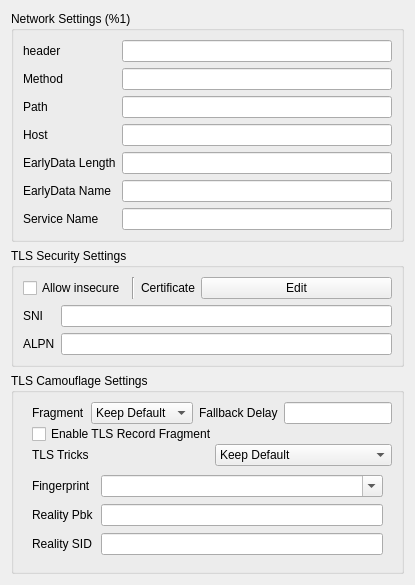
    <widget class="QWidget" name="right_all_w" native="true">
     <property name="sizePolicy">
      <sizepolicy hsizetype="Preferred" vsizetype="Maximum">
       <horstretch>0</horstretch>
       <verstretch>0</verstretch>
      </sizepolicy>
     </property>
     <property name="minimumSize">
      <size>
       <width>400</width>
       <height>0</height>
      </size>
     </property>
     <property name="toolTip">
      <string/>
     </property>
     <layout class="QVBoxLayout" name="right_layout">
      <property name="sizeConstraint">
       <enum>QLayout::SizeConstraint::SetDefaultConstraint</enum>
      </property>
      <item>
       <widget class="QGroupBox" name="network_box">
        <property name="sizePolicy">
         <sizepolicy hsizetype="Preferred" vsizetype="Maximum">
          <horstretch>0</horstretch>
          <verstretch>0</verstretch>
         </sizepolicy>
        </property>
        <property name="title">
         <string>Network Settings (%1)</string>
        </property>
        <layout class="QGridLayout" name="gridLayout">
         <item row="2" column="1">
          <widget class="MyLineEdit" name="path"/>
         </item>
         <item row="4" column="1">
          <widget class="MyLineEdit" name="ws_early_data_length"/>
         </item>
         <item row="2" column="0">
          <widget class="QLabel" name="path_l">
           <property name="toolTip">
            <string notr="true">&lt;html&gt;&lt;head/&gt;&lt;body&gt;&lt;p&gt;http path (ws/http/httpUpgrade)&lt;/p&gt;&lt;p&gt;serviceName (gRPC)&lt;/p&gt;&lt;/body&gt;&lt;/html&gt;</string>
           </property>
           <property name="text">
            <string notr="true">Path</string>
           </property>
          </widget>
         </item>
         <item row="5" column="0">
          <widget class="QLabel" name="ws_early_data_name_l">
           <property name="text">
            <string notr="true">EarlyData Name</string>
           </property>
          </widget>
         </item>
         <item row="0" column="1">
          <widget class="QLineEdit" name="headers"/>
         </item>
         <item row="1" column="1">
          <widget class="QLineEdit" name="method"/>
         </item>
         <item row="0" column="0">
          <widget class="QLabel" name="headers_l">
           <property name="sizePolicy">
            <sizepolicy hsizetype="Maximum" vsizetype="Preferred">
             <horstretch>0</horstretch>
             <verstretch>0</verstretch>
            </sizepolicy>
           </property>
           <property name="toolTip">
            <string notr="true">&lt;html&gt;&lt;head/&gt;&lt;body&gt;&lt;p&gt;Headers in space seperated key value pair:&lt;/p&gt;&lt;p&gt;key1=val1 key2=&amp;quot;multi word val2&amp;quot; &amp;quot;multi word key3&amp;quot;=val3&lt;/p&gt;&lt;/body&gt;&lt;/html&gt;</string>
           </property>
           <property name="whatsThis">
            <string>&lt;html&gt;&lt;head/&gt;&lt;body&gt;&lt;p&gt;&lt;br/&gt;&lt;/p&gt;&lt;/body&gt;&lt;/html&gt;</string>
           </property>
           <property name="text">
            <string notr="true">header</string>
           </property>
          </widget>
         </item>
         <item row="4" column="0">
          <widget class="QLabel" name="ws_early_data_length_l">
           <property name="text">
            <string notr="true">EarlyData Length</string>
           </property>
          </widget>
         </item>
         <item row="3" column="0">
          <widget class="QLabel" name="host_l">
           <property name="toolTip">
            <string notr="true">&lt;html&gt;&lt;head/&gt;&lt;body&gt;&lt;p&gt;http host (ws/http/httpUpgrade)&lt;/p&gt;&lt;/body&gt;&lt;/html&gt;</string>
           </property>
           <property name="text">
            <string notr="true">Host</string>
           </property>
          </widget>
         </item>
         <item row="3" column="1">
          <widget class="MyLineEdit" name="host"/>
         </item>
         <item row="1" column="0">
          <widget class="QLabel" name="method_l">
           <property name="toolTip">
            <string>&lt;html&gt;&lt;head/&gt;&lt;body&gt;&lt;p&gt;Method of http request, will be converted to uppercase&lt;/p&gt;&lt;/body&gt;&lt;/html&gt;</string>
           </property>
           <property name="text">
            <string>Method</string>
           </property>
          </widget>
         </item>
         <item row="8" column="0">
          <widget class="QLabel" name="service_name_l">
           <property name="text">
            <string>Service Name</string>
           </property>
          </widget>
         </item>
         <item row="8" column="1">
          <widget class="MyLineEdit" name="service_name"/>
         </item>
         <item row="5" column="1">
          <widget class="MyLineEdit" name="ws_early_data_name"/>
         </item>
        </layout>
       </widget>
      </item>
      <item>
       <widget class="QGroupBox" name="security_box">
        <property name="sizePolicy">
         <sizepolicy hsizetype="Preferred" vsizetype="Maximum">
          <horstretch>0</horstretch>
          <verstretch>0</verstretch>
         </sizepolicy>
        </property>
        <property name="title">
         <string>TLS Security Settings</string>
        </property>
        <layout class="QVBoxLayout" name="verticalLayout_2">
         <item>
          <layout class="QHBoxLayout" name="horizontalLayout">
           <item>
            <widget class="QCheckBox" name="insecure">
             <property name="sizePolicy">
              <sizepolicy hsizetype="Maximum" vsizetype="Fixed">
               <horstretch>0</horstretch>
               <verstretch>0</verstretch>
              </sizepolicy>
             </property>
             <property name="toolTip">
              <string>When enabled, V2Ray will not check the validity of the TLS certificate provided by the remote host (the security is equivalent to plaintext)</string>
             </property>
             <property name="text">
              <string>Allow insecure</string>
             </property>
            </widget>
           </item>
           <item>
            <widget class="Line" name="line">
             <property name="orientation">
              <enum>Qt::Orientation::Vertical</enum>
             </property>
            </widget>
           </item>
           <item>
            <widget class="QLabel" name="label_6">
             <property name="sizePolicy">
              <sizepolicy hsizetype="Maximum" vsizetype="Preferred">
               <horstretch>0</horstretch>
               <verstretch>0</verstretch>
              </sizepolicy>
             </property>
             <property name="toolTip">
              <string notr="true"/>
             </property>
             <property name="text">
              <string>Certificate</string>
             </property>
            </widget>
           </item>
           <item>
            <widget class="QPushButton" name="certificate_edit">
             <property name="text">
              <string notr="true">Edit</string>
             </property>
            </widget>
           </item>
          </layout>
         </item>
         <item>
          <layout class="QGridLayout" name="_3">
           <item row="1" column="0">
            <widget class="QLabel" name="label_8">
             <property name="toolTip">
              <string>Application layer protocol negotiation, clear text. Please separate them with commas.</string>
             </property>
             <property name="text">
              <string notr="true">ALPN</string>
             </property>
            </widget>
           </item>
           <item row="0" column="1">
            <widget class="MyLineEdit" name="sni"/>
           </item>
           <item row="1" column="1">
            <widget class="MyLineEdit" name="alpn"/>
           </item>
           <item row="0" column="0">
            <widget class="QLabel" name="label_5">
             <property name="toolTip">
              <string>Server name indication, clear text.</string>
             </property>
             <property name="text">
              <string notr="true">SNI</string>
             </property>
            </widget>
           </item>
          </layout>
         </item>
        </layout>
       </widget>
      </item>
      <item>
       <widget class="QGroupBox" name="tls_camouflage_box">
        <property name="sizePolicy">
         <sizepolicy hsizetype="Preferred" vsizetype="Preferred">
          <horstretch>0</horstretch>
          <verstretch>0</verstretch>
         </sizepolicy>
        </property>
        <property name="title">
         <string>TLS Camouflage Settings</string>
        </property>
        <layout class="QVBoxLayout" name="verticalLayout_6">
         <property name="spacing">
          <number>0</number>
         </property>
         <property name="sizeConstraint">
          <enum>QLayout::SizeConstraint::SetMinimumSize</enum>
         </property>
         <property name="bottomMargin">
          <number>7</number>
         </property>
         <item>
          <widget class="QWidget" name="widget" native="true">
           <property name="sizePolicy">
            <sizepolicy hsizetype="Minimum" vsizetype="Minimum">
             <horstretch>0</horstretch>
             <verstretch>0</verstretch>
            </sizepolicy>
           </property>
           <layout class="QVBoxLayout" name="verticalLayout_7">
            <property name="spacing">
             <number>0</number>
            </property>
            <property name="sizeConstraint">
             <enum>QLayout::SizeConstraint::SetMinimumSize</enum>
            </property>
            <property name="topMargin">
             <number>0</number>
            </property>
            <property name="rightMargin">
             <number>0</number>
            </property>
            <property name="bottomMargin">
             <number>0</number>
            </property>
            <item>
             <widget class="QWidget" name="widget_3" native="true">
              <layout class="QHBoxLayout" name="horizontalLayout_6">
               <property name="leftMargin">
                <number>0</number>
               </property>
               <property name="topMargin">
                <number>0</number>
               </property>
               <property name="rightMargin">
                <number>0</number>
               </property>
               <property name="bottomMargin">
                <number>0</number>
               </property>
               <item>
                <widget class="QLabel" name="fragment_l">
                 <property name="text">
                  <string>Fragment</string>
                 </property>
                </widget>
               </item>
               <item>
                <widget class="QComboBox" name="fragment">
                 <property name="toolTip">
                  <string>&lt;html&gt;&lt;head/&gt;&lt;body&gt;&lt;p&gt;TLS ClientHello fragmentation. The implementation (built-in / custom) and the &amp;quot;Keep Default&amp;quot; behaviour are configured in Settings &gt; Core.&lt;/p&gt;&lt;/body&gt;&lt;/html&gt;</string>
                 </property>
                 <item>
                  <property name="text">
                   <string>Keep Default</string>
                  </property>
                 </item>
                 <item>
                  <property name="text">
                   <string>On</string>
                  </property>
                 </item>
                 <item>
                  <property name="text">
                   <string>Off</string>
                  </property>
                 </item>
                </widget>
               </item>
               <item>
                <widget class="QLabel" name="label_3">
                 <property name="toolTip">
                  <string>&lt;html&gt;&lt;head/&gt;&lt;body&gt;&lt;p&gt;time format, like 500ms, 10ms etc&lt;/p&gt;&lt;/body&gt;&lt;/html&gt;</string>
                 </property>
                 <property name="text">
                  <string>Fallback Delay</string>
                 </property>
                </widget>
               </item>
               <item>
                <widget class="QLineEdit" name="tls_frag_fall_delay"/>
               </item>
              </layout>
             </widget>
            </item>
            <item>
             <widget class="QCheckBox" name="tls_rec_frag">
              <property name="text">
               <string>Enable TLS Record Fragment</string>
              </property>
             </widget>
            </item>
            <item>
             <widget class="QWidget" name="widget_tls_tricks" native="true">
              <layout class="QHBoxLayout" name="horizontalLayout_tls_tricks">
               <property name="leftMargin">
                <number>0</number>
               </property>
               <property name="topMargin">
                <number>0</number>
               </property>
               <property name="rightMargin">
                <number>0</number>
               </property>
               <property name="bottomMargin">
                <number>0</number>
               </property>
               <item>
                <widget class="QLabel" name="tls_tricks_l">
                 <property name="text">
                  <string>TLS Tricks</string>
                 </property>
                </widget>
               </item>
               <item>
                <widget class="QComboBox" name="tls_tricks">
                 <property name="toolTip">
                  <string>&lt;html&gt;&lt;head/&gt;&lt;body&gt;&lt;p&gt;Mixed-case SNI to evade exact-match SNI filtering. The &amp;quot;Keep Default&amp;quot; behaviour is configured in Settings &gt; Core.&lt;/p&gt;&lt;/body&gt;&lt;/html&gt;</string>
                 </property>
                 <item>
                  <property name="text">
                   <string>Keep Default</string>
                  </property>
                 </item>
                 <item>
                  <property name="text">
                   <string>On</string>
                  </property>
                 </item>
                 <item>
                  <property name="text">
                   <string>Off</string>
                  </property>
                 </item>
                </widget>
               </item>
              </layout>
             </widget>
            </item>
           </layout>
          </widget>
         </item>
         <item>
          <widget class="QWidget" name="widget_2" native="true">
           <layout class="QFormLayout" name="formLayout">
            <property name="horizontalSpacing">
             <number>7</number>
            </property>
            <property name="verticalSpacing">
             <number>7</number>
            </property>
            <item row="0" column="0">
             <widget class="QLabel" name="label_2">
              <property name="sizePolicy">
               <sizepolicy hsizetype="Maximum" vsizetype="Preferred">
                <horstretch>0</horstretch>
                <verstretch>0</verstretch>
               </sizepolicy>
              </property>
              <property name="text">
               <string notr="true">Fingerprint</string>
              </property>
             </widget>
            </item>
            <item row="0" column="1">
             <widget class="QComboBox" name="utlsFingerprint">
              <property name="editable">
               <bool>true</bool>
              </property>
             </widget>
            </item>
            <item row="1" column="0">
             <widget class="QLabel" name="reality_pbk_l">
              <property name="toolTip">
               <string>Reality public key. If not empty, turn TLS into REALITY.</string>
              </property>
              <property name="text">
               <string notr="true">Reality Pbk</string>
              </property>
             </widget>
            </item>
            <item row="1" column="1">
             <widget class="MyLineEdit" name="reality_pbk"/>
            </item>
            <item row="2" column="0">
             <widget class="QLabel" name="reality_sid_l">
              <property name="toolTip">
               <string>Reality short id. Accept only one value.</string>
              </property>
              <property name="text">
               <string>Reality SID</string>
              </property>
             </widget>
            </item>
            <item row="2" column="1">
             <widget class="QLineEdit" name="reality_sid"/>
            </item>
           </layout>
          </widget>
         </item>
        </layout>
       </widget>
      </item>
     </layout>
    </widget>
